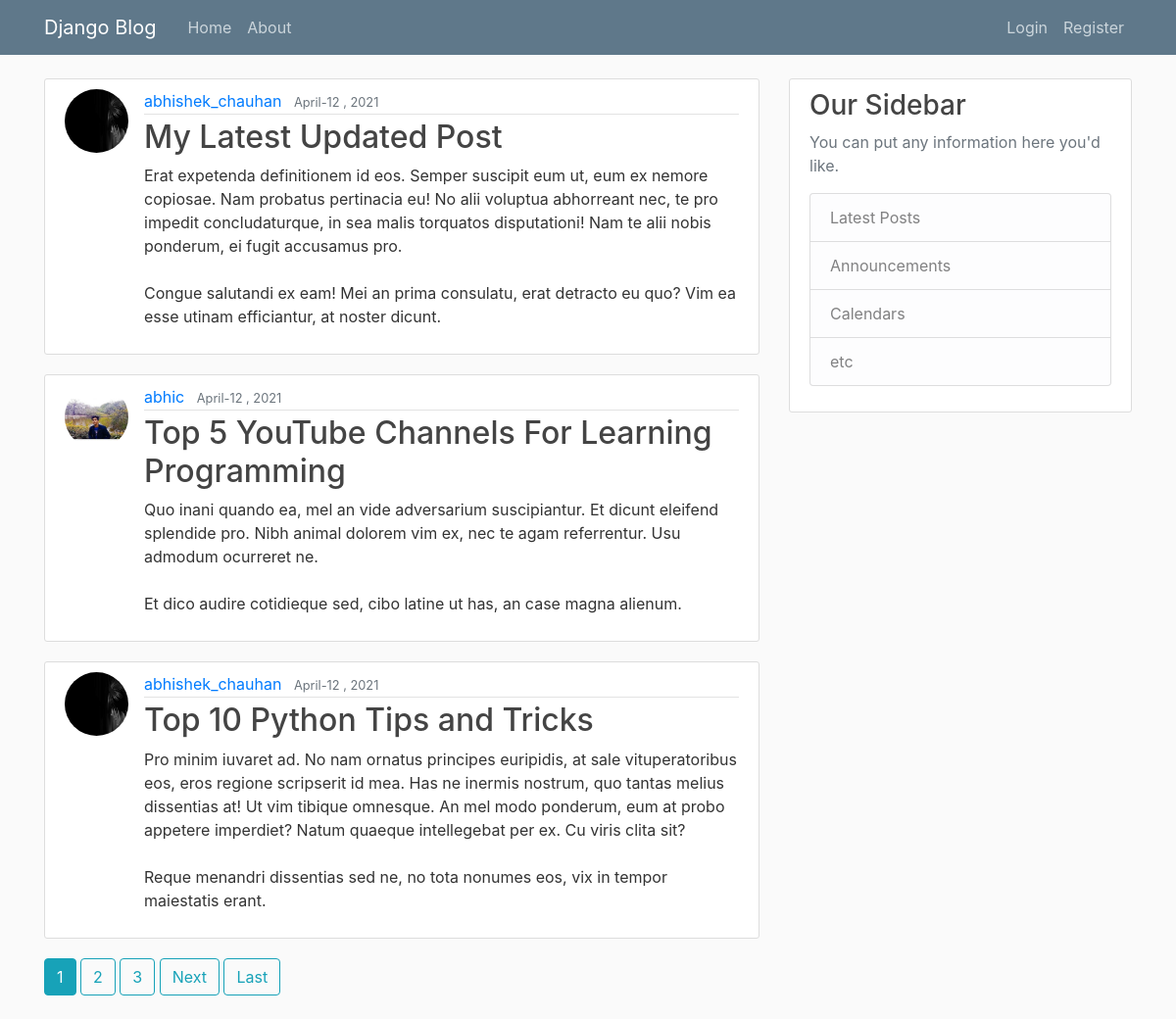
Screenshot of /blog/ with the database file from the repository.
### blog/models.py (models this page shows, shortened)
class post(models.Model):
    title= models.CharField(max_length=100)
    content=models.TextField()
    date_posted=models.DateTimeField(default=timezone.now)
    author=models.ForeignKey(User ,on_delete=models.CASCADE)

### users/models.py (models this page shows, shortened)
class Profile(models.Model):
    user=models.OneToOneField(User , on_delete=models.CASCADE)
    image = models.ImageField(default='default.jpg' , upload_to='profile_pics')

### blog/views.py (the view)
# urls.py: path('', PostListView.as_view(),name='Blog-Home'),
class PostListView(ListView):
    model = post
    template_name='blog/home.html'
    context_object_name='posts'
    ordering=['-date_posted']
    paginate_by=3

### blog/templates/blog/home.html (shortened to what this page needs)
{%extends "blog/base.html"%}
{%block content%}
    {% for post in posts%}
        <article class="media content-section">
          <img class ="rounded-circle article-img" src="{{post.author.profile.image.url}}">
          <div class="media-body">
            <div class="article-metadata">
              <a class="mr-2" href="{%url 'User-Posts' post.author.username %}">{{ post.author }}</a>
              <small class="text-muted">{{ post.date_posted|date:"F-d , Y" }}</small>
            </div>
            <h2><a class="article-title" href="{%url 'Post-Detail' post.id %}">{{ post.title }}</a></h2>
            <p class="article-content">{{ post.content }}</p>
          </div>
        </article>
    {%endfor%}
    {% if is_paginated %}
        {% for num in page_obj.paginator.page_range%}
            {% if num == page_obj.number%}
                <a class="btn btn-info mb-4" href="?page={{ num }}">{{num}}</a>
            {% elif num > page_obj.number|add:'-3' and num < page_obj.number|add:'3' %}
                <a class="btn btn-outline-info mb-4" href="?page={{ num }}">{{num}}</a>
            {% endif %}
        {% endfor %}
        {% if page_obj.has_next %}
            <a class="btn btn-outline-info mb-4" href="?page={{ page_obj.next_page_number}}">Next</a>
            <a class="btn btn-outline-info mb-4" href="?page={{page_obj.paginator.num_pages}}">Last</a>
        {% endif %}
    {%endif%}
{%endblock content%}

### blog/templates/blog/base.html (shortened to what this page needs)
{% load static %}
<!DOCTYPE html>
<html lang="en">
<head>
    <link rel="stylesheet" href="https://maxcdn.bootstrapcdn.com/bootstrap/4.0.0/css/bootstrap.min.css">
    <link rel="stylesheet" type="text/css" href="{% static 'blog/main.css'%}">
</head>
<body>
    <header class="site-header">
      <nav class="navbar navbar-expand-md navbar-dark bg-steel fixed-top">
        <div class="container">
          <a class="navbar-brand mr-4" href="{% url 'Blog-Home'%}">Django Blog</a>
          <div class="collapse navbar-collapse" id="navbarToggle">
            <div class="navbar-nav mr-auto">
              <a class="nav-item nav-link" href="{% url 'Blog-Home'%}">Home</a>
              <a class="nav-item nav-link" href="{% url 'Blog-About'%}">About</a>
            </div>
            <div class="navbar-nav">
                {% if user.is_authenticated %}
                  <a class="nav-item nav-link" href="{% url 'Post-Create' %}">Add Post</a>
                  <a class="nav-item nav-link" href="{% url 'Profile' %}">Profile</a>
                  <a class="nav-item nav-link" href="{% url 'Logout' %}">Logout</a>
                {% else %}
                  <a class="nav-item nav-link" href="{% url 'Login' %}">Login</a>
                  <a class="nav-item nav-link" href="{%url 'Register'%}">Register</a>
                {% endif %}
            </div>
          </div>
        </div>
      </nav>
    </header>
    <main role="main" class="container">
      <div class="row">
        <div class="col-md-8">
            {% block content %}{% endblock %}
        </div>
        <div class="col-md-4">
          <div class="content-section">
            <h3>Our Sidebar</h3>
            <p class='text-muted'>You can put any information here you'd like.
              <ul class="list-group">
                <li class="list-group-item list-group-item-light">Latest Posts</li>
                <li class="list-group-item list-group-item-light">Announcements</li>
                <li class="list-group-item list-group-item-light">Calendars</li>
                <li class="list-group-item list-group-item-light">etc</li>
              </ul>
            </p>
          </div>
        </div>
      </div>
    </main>
</body>
</html>

### blog/static/blog/main.css (style rules this page uses)
body { background: #fafafa; color: #333333; margin-top: 5rem; }
h1, h2, h3, h4, h5, h6 { color: #444444; }
ul { margin: 0; }
.bg-steel { background-color: #5f788a; }
.site-header .navbar-nav .nav-link { color: #cbd5db; }
.content-section { background: #ffffff; padding: 10px 20px; border: 1px solid #dddddd; border-radius: 3px; margin-bottom: 20px; }
.article-title { color: #444444; }
.article-content { white-space: pre-line; }
.article-img { height: 65px; width: 65px; margin-right: 16px; }
.article-metadata { padding-bottom: 1px; margin-bottom: 4px; border-bottom: 1px solid #e3e3e3 }

### rows the page displays
post: author.profile.image (placeholder picture), author "abhishek_chauhan", date_posted "April-12 , 2021", title "My Latest Updated Post", content "Erat expetenda definitionem id eos. Semper suscipit eum ut, eum ex nemore copiosae. Nam probatus pertinacia eu! No alii voluptua abhorreant nec, te pro impedit concludaturque, in sea malis torquatos disputationi! Nam te alii nobis ponderum, ei fugit accusamus pro. Congue salutandi ex eam! Mei an prima consulatu, erat detracto eu quo? Vim ea esse utinam efficiantur, at noster dicunt."
post: author.profile.image (picture), author "abhic", date_posted "April-12 , 2021", title "Top 5 YouTube Channels For Learning Programming", content "Quo inani quando ea, mel an vide adversarium suscipiantur. Et dicunt eleifend splendide pro. Nibh animal dolorem vim ex, nec te agam referrentur. Usu admodum ocurreret ne. Et dico audire cotidieque sed, cibo latine ut has, an case magna alienum."
post: author.profile.image (placeholder picture), author "abhishek_chauhan", date_posted "April-12 , 2021", title "Top 10 Python Tips and Tricks", content "Pro minim iuvaret ad. No nam ornatus principes euripidis, at sale vituperatoribus eos, eros regione scripserit id mea. Has ne inermis nostrum, quo tantas melius dissentias at! Ut vim tibique omnesque. An mel modo ponderum, eum at probo appetere imperdiet? Natum quaeque intellegebat per ex. Cu viris clita sit? Reque menandri dissentias sed ne, no tota nonumes eos, vix in tempor maiestatis erant."

### other values shown
{{ num }} "1"
{{ num }} "2" "3"
